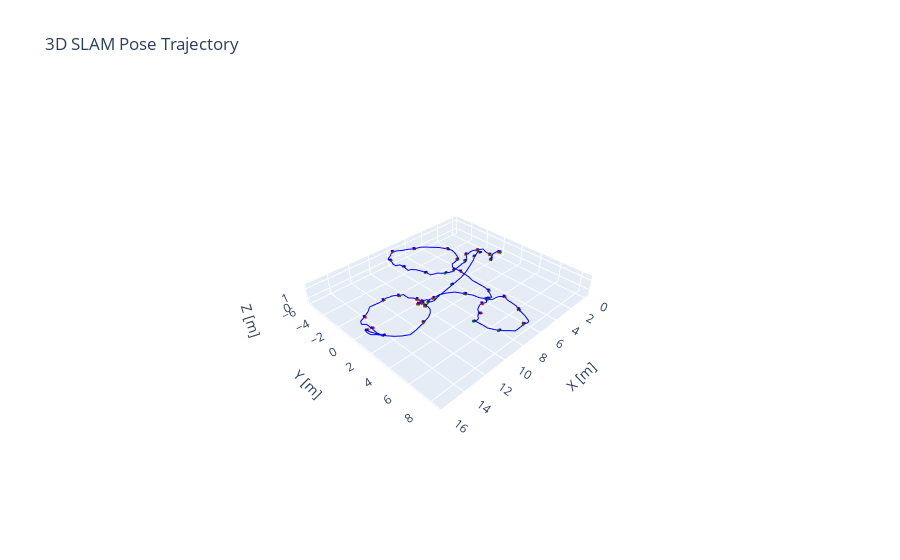

Here is the notebook cell this chart was saved with:
### Code cell
# import numpy as np
# import plotly.graph_objects as go
# from scipy.spatial.transform import Rotation as R

# # Load data from the text file
# file_path = "rtabmap_slam.txt"

# # Read data, skipping the first header row
# data = np.loadtxt(file_path, skiprows=1)

# # Extract positions and quaternions
# positions = data[:, 1:4]  # x, y, z
# quaternions = data[:, 4:8]  # qx, qy, qz, qw

# Create a 3D scatter plot for the trajectory
fig = go.Figure(data=[go.Scatter3d(
    x=positions[:, 0],
    y=positions[:, 1],
    z=positions[:, 2],
    mode='lines',
    line=dict(color='blue', width=2),
    name='Trajectory',
    showlegend=False
)])

# Function to plot coordinate frames
def plot_coordinate_frame(fig, position, quaternion, scale=0.2):
    # Convert quaternion (qx, qy, qz, qw) to rotation matrix
    rotation = R.from_quat(quaternion).as_matrix()
    
    # Define origin
    origin = position
    
    # Define axes in local frame
    axes = np.eye(3) * scale
    
    # Transform axes to global frame
    transformed_axes = rotation @ axes
    
    # Define colors for x, y, z axes
    colors = ['red', 'green', 'blue']
    
    for i in range(3):
        fig.add_trace(go.Scatter3d(
            x=[origin[0], origin[0] + transformed_axes[0, i]],
            y=[origin[1], origin[1] + transformed_axes[1, i]],
            z=[origin[2], origin[2] + transformed_axes[2, i]],
            mode='lines',
            line=dict(color=colors[i], width=5),
            name=f'{colors[i]} axis',
            showlegend=False
        ))

# Plot coordinate frames at selected intervals
for i in range(0, len(positions), 5):  # Adjust step size for clarity
    plot_coordinate_frame(fig, positions[i], quaternions[i])

# Compute the range for each axis
x_range = positions[:, 0].max() - positions[:, 0].min()
y_range = positions[:, 1].max() - positions[:, 1].min()
z_range = positions[:, 2].max() - positions[:, 2].min()

# Determine the maximum range
max_range = max(x_range, y_range, z_range)

# Set the aspect ratio based on the maximum range
aspect_ratio = dict(x=x_range / max_range, y=y_range / max_range, z=z_range / max_range)

# Update layout to set equal aspect ratio
fig.update_layout(
    scene=dict(
        aspectmode='manual',
        aspectratio=aspect_ratio,
        xaxis=dict(title='X [m]'),
        yaxis=dict(title='Y [m]'),
        zaxis=dict(title='Z [m]')
    ),
    title='3D SLAM Pose Trajectory',
    legend=dict(x=0, y=1)
)

# Show the plot
fig.show()

### Figure 1 — Plotly figure (JSON) as saved in the notebook; plotly's stock layout.template omitted (floating-point values rounded to 4 significant figures; data arrays with more than 128 entries replaced by an {"elided": "..."} marker saying what was removed)
{"data": [{"line": {"color": "blue", "width": 2}, "mode": "lines", "name": "Trajectory", "showlegend": false, "type": "scatter3d", "x": {"elided": "223 float values"}, "y": {"elided": "223 float values"}, "z": {"elided": "223 float values"}}, {"line": {"color": "red", "width": 5}, "mode": "lines", "name": "red axis", "showlegend": false, "type": "scatter3d", "x": [0, 0.1983], "y": [0, -0.001047], "z": [0, 0.02618]}, {"line": {"color": "green", "width": 5}, "mode": "lines", "name": "green axis", "showlegend": false, "type": "scatter3d", "x": [0, -0.0006242], "y": [0, 0.1996], "z": [0, 0.01271]}, {"line": {"color": "blue", "width": 5}, "mode": "lines", "name": "blue axis", "showlegend": false, "type": "scatter3d", "x": [0, -0.02619], "y": [0, -0.01268], "z": [0, 0.1979]}, {"line": {"color": "red", "width": 5}, "mode": "lines", "name": "red axis", "showlegend": false, "type": "scatter3d", "x": [0.02119, 0.2193], "y": [-0.1206, -0.1179], "z": [-0.0136, 0.01338]}, {"line": {"color": "green", "width": 5}, "mode": "lines", "name": "green axis", "showlegend": false, "type": "scatter3d", "x": [0.02119, 0.01685], "y": [-0.1206, 0.07897], "z": [-0.0136, -0.001385]}, {"line": {"color": "blue", "width": 5}, "mode": "lines", "name": "blue axis", "showlegend": false, "type": "scatter3d", "x": [0.02119, -0.005562], "y": [-0.1206, -0.1333], "z": [-0.0136, 0.1842]}, {"line": {"color": "red", "width": 5}, "mode": "lines", "name": "red axis", "showlegend": false, "type": "scatter3d", "x": [1.207, 1.406], "y": [-0.03911, -0.03196], "z": [-0.3037, -0.2852]}, {"line": {"color": "green", "width": 5}, "mode": "lines", "name": "green axis", "showlegend": false, "type": "scatter3d", "x": [1.207, 1.199], "y": [-0.03911, 0.1607], "z": [-0.3037, -0.3015]}, {"line": {"color": "blue", "width": 5}, "mode": "lines", "name": "blue axis", "showlegend": false, "type": "scatter3d", "x": [1.207, 1.188], "y": [-0.03911, -0.04193], "z": [-0.3037, -0.1045]}, {"line": {"color": "red", "width": 5}, "mode": "lines", "name": "red axis", "showlegend": false, "type": "scatter3d", "x": [1.325, 1.523], "y": [-0.06832, -0.07274], "z": [0.3216, 0.3509]}, {"line": {"color": "green", "width": 5}, "mode": "lines", "name": "green axis", "showlegend": false, "type": "scatter3d", "x": [1.325, 1.327], "y": [-0.06832, 0.1311], "z": [0.3216, 0.3362]}, {"line": {"color": "blue", "width": 5}, "mode": "lines", "name": "blue axis", "showlegend": false, "type": "scatter3d", "x": [1.325, 1.296], "y": [-0.06832, -0.08242], "z": [0.3216, 0.5189]}, {"line": {"color": "red", "width": 5}, "mode": "lines", "name": "red axis", "showlegend": false, "type": "scatter3d", "x": [1.873, 2.062], "y": [-1.039, -1.101], "z": [0.6299, 0.6491]}, {"line": {"color": "green", "width": 5}, "mode": "lines", "name": "green axis", "showlegend": false, "type": "scatter3d", "x": [1.873, 1.935], "y": [-1.039, -0.8486], "z": [0.6299, 0.6379]}, {"line": {"color": "blue", "width": 5}, "mode": "lines", "name": "blue axis", "showlegend": false, "type": "scatter3d", "x": [1.873, 1.852], "y": [-1.039, -1.04], "z": [0.6299, 0.8288]}, {"line": {"color": "red", "width": 5}, "mode": "lines", "name": "red axis", "showlegend": false, "type": "scatter3d", "x": [3.019, 3.206], "y": [-1.338, -1.404], "z": [0.5474, 0.5751]}, {"line": {"color": "green", "width": 5}, "mode": "lines", "name": "green axis", "showlegend": false, "type": "scatter3d", "x": [3.019, 3.085], "y": [-1.338, -1.149], "z": [0.5474, 0.558]}, {"line": {"color": "blue", "width": 5}, "mode": "lines", "name": "blue axis", "showlegend": false, "type": "scatter3d", "x": [3.019, 2.99], "y": [-1.338, -1.339], "z": [0.5474, 0.7452]}, {"line": {"color": "red", "width": 5}, "mode": "lines", "name": "red axis", "showlegend": false, "type": "scatter3d", "x": [3.807, 3.917], "y": [-0.6724, -0.8373], "z": [0.5146, 0.5397]}, {"line": {"color": "green", "width": 5}, "mode": "lines", "name": "green axis", "showlegend": false, "type": "scatter3d", "x": [3.807, 3.973], "y": [-0.6724, -0.5612], "z": [0.5146, 0.5145]}, {"line": {"color": "blue", "width": 5}, "mode": "lines", "name": "blue axis", "showlegend": false, "type": "scatter3d", "x": [3.807, 3.793], "y": [-0.6724, -0.6515], "z": [0.5146, 0.713]}, {"line": {"color": "red", "width": 5}, "mode": "lines", "name": "red axis", "showlegend": false, "type": "scatter3d", "x": [5.541, 5.581], "y": [-0.3136, -0.5079], "z": [0.5278, 0.5541]}, {"line": {"color": "green", "width": 5}, "mode": "lines", "name": "green axis", "showlegend": false, "type": "scatter3d", "x": [5.541, 5.737], "y": [-0.3136, -0.2738], "z": [0.5278, 0.5278]}, {"line": {"color": "blue", "width": 5}, "mode": "lines", "name": "blue axis", "showlegend": false, "type": "scatter3d", "x": [5.541, 5.536], "y": [-0.3136, -0.2878], "z": [0.5278, 0.726]}, {"line": {"color": "red", "width": 5}, "mode": "lines", "name": "red axis", "showlegend": false, "type": "scatter3d", "x": [6.372, 6.275], "y": [-0.4467, -0.6206], "z": [0.5452, 0.5663]}, {"line": {"color": "green", "width": 5}, "mode": "lines", "name": "green axis", "showlegend": false, "type": "scatter3d", "x": [6.372, 6.547], "y": [-0.4467, -0.5434], "z": [0.5452, 0.5479]}, {"line": {"color": "blue", "width": 5}, "mode": "lines", "name": "blue axis", "showlegend": false, "type": "scatter3d", "x": [6.372, 6.379], "y": [-0.4467, -0.4269], "z": [0.5452, 0.7441]}, {"line": {"color": "red", "width": 5}, "mode": "lines", "name": "red axis", "showlegend": false, "type": "scatter3d", "x": [7.85, 7.667], "y": [-1.253, -1.332], "z": [0.9211, 0.9412]}, {"line": {"color": "green", "width": 5}, "mode": "lines", "name": "green axis", "showlegend": false, "type": "scatter3d", "x": [7.85, 7.929], "y": [-1.253, -1.437], "z": [0.9211, 0.9189]}, {"line": {"color": "blue", "width": 5}, "mode": "lines", "name": "blue axis", "showlegend": false, "type": "scatter3d", "x": [7.85, 7.869], "y": [-1.253, -1.247], "z": [0.9211, 1.12]}, {"line": {"color": "red", "width": 5}, "mode": "lines", "name": "red axis", "showlegend": false, "type": "scatter3d", "x": [8.676, 8.478], "y": [-3.06, -3.07], "z": [1.057, 1.079]}, {"line": {"color": "green", "width": 5}, "mode": "lines", "name": "green axis", "showlegend": false, "type": "scatter3d", "x": [8.676, 8.686], "y": [-3.06, -3.26], "z": [1.057, 1.054]}, {"line": {"color": "blue", "width": 5}, "mode": "lines", "name": "blue axis", "showlegend": false, "type": "scatter3d", "x": [8.676, 8.698], "y": [-3.06, -3.063], "z": [1.057, 1.256]}, {"line": {"color": "red", "width": 5}, "mode": "lines", "name": "red axis", "showlegend": false, "type": "scatter3d", "x": [8.96, 8.769], "y": [-4.487, -4.434], "z": [1.198, 1.22]}, {"line": {"color": "green", "width": 5}, "mode": "lines", "name": "green axis", "showlegend": false, "type": "scatter3d", "x": [8.96, 8.906], "y": [-4.487, -4.68], "z": [1.198, 1.199]}, {"line": {"color": "blue", "width": 5}, "mode": "lines", "name": "blue axis", "showlegend": false, "type": "scatter3d", "x": [8.96, 8.981], "y": [-4.487, -4.492], "z": [1.198, 1.397]}, {"line": {"color": "red", "width": 5}, "mode": "lines", "name": "red axis", "showlegend": false, "type": "scatter3d", "x": [7.836, 7.865], "y": [-5.609, -5.413], "z": [1.08, 1.105]}, {"line": {"color": "green", "width": 5}, "mode": "lines", "name": "green axis", "showlegend": false, "type": "scatter3d", "x": [7.836, 7.639], "y": [-5.609, -5.579], "z": [1.08, 1.074]}, {"line": {"color": "blue", "width": 5}, "mode": "lines", "name": "blue axis", "showlegend": false, "type": "scatter3d", "x": [7.836, 7.827], "y": [-5.609, -5.633], "z": [1.08, 1.278]}, {"line": {"color": "red", "width": 5}, "mode": "lines", "name": "red axis", "showlegend": false, "type": "scatter3d", "x": [5.747, 5.849], "y": [-5.194, -5.025], "z": [0.6401, 0.6704]}, {"line": {"color": "green", "width": 5}, "mode": "lines", "name": "green axis", "showlegend": false, "type": "scatter3d", "x": [5.747, 5.576], "y": [-5.194, -5.091], "z": [0.6401, 0.6325]}, {"line": {"color": "blue", "width": 5}, "mode": "lines", "name": "blue axis", "showlegend": false, "type": "scatter3d", "x": [5.747, 5.725], "y": [-5.194, -5.216], "z": [0.6401, 0.8377]}, {"line": {"color": "red", "width": 5}, "mode": "lines", "name": "red axis", "showlegend": false, "type": "scatter3d", "x": [3.761, 3.943], "y": [-2.921, -2.843], "z": [0.7611, 0.791]}, {"line": {"color": "green", "width": 5}, "mode": "lines", "name": "green axis", "showlegend": false, "type": "scatter3d", "x": [3.761, 3.683], "y": [-2.921, -2.737], "z": [0.7611, 0.7627]}, {"line": {"color": "blue", "width": 5}, "mode": "lines", "name": "blue axis", "showlegend": false, "type": "scatter3d", "x": [3.761, 3.734], "y": [-2.921, -2.934], "z": [0.7611, 0.9589]}, {"line": {"color": "red", "width": 5}, "mode": "lines", "name": "red axis", "showlegend": false, "type": "scatter3d", "x": [4.185, 4.369], "y": [-1.253, -1.328], "z": [0.5762, 0.5966]}, {"line": {"color": "green", "width": 5}, "mode": "lines", "name": "green axis", "showlegend": false, "type": "scatter3d", "x": [4.185, 4.259], "y": [-1.253, -1.068], "z": [0.5762, 0.5864]}, {"line": {"color": "blue", "width": 5}, "mode": "lines", "name": "blue axis", "showlegend": false, "type": "scatter3d", "x": [4.185, 4.162], "y": [-1.253, -1.255], "z": [0.5762, 0.7749]}, {"line": {"color": "red", "width": 5}, "mode": "lines", "name": "red axis", "showlegend": false, "type": "scatter3d", "x": [5.491, 5.512], "y": [0.337, 0.5343], "z": [0.6628, 0.6886]}, {"line": {"color": "green", "width": 5}, "mode": "lines", "name": "green axis", "showlegend": false, "type": "scatter3d", "x": [5.491, 5.293], "y": [0.337, 0.3576], "z": [0.6628, 0.6608]}, {"line": {"color": "blue", "width": 5}, "mode": "lines", "name": "blue axis", "showlegend": false, "type": "scatter3d", "x": [5.491, 5.487], "y": [0.337, 0.3115], "z": [0.6628, 0.8611]}, {"line": {"color": "red", "width": 5}, "mode": "lines", "name": "red axis", "showlegend": false, "type": "scatter3d", "x": [5.921, 6.008], "y": [3.742, 3.921], "z": [0.6498, 0.674]}, {"line": {"color": "green", "width": 5}, "mode": "lines", "name": "green axis", "showlegend": false, "type": "scatter3d", "x": [5.921, 5.741], "y": [3.742, 3.83], "z": [0.6498, 0.6513]}, {"line": {"color": "blue", "width": 5}, "mode": "lines", "name": "blue axis", "showlegend": false, "type": "scatter3d", "x": [5.921, 5.912], "y": [3.742, 3.72], "z": [0.6498, 0.8484]}, {"line": {"color": "red", "width": 5}, "mode": "lines", "name": "red axis", "showlegend": false, "type": "scatter3d", "x": [6.732, 6.84], "y": [4.454, 4.619], "z": [0.6446, 0.677]}, {"line": {"color": "green", "width": 5}, "mode": "lines", "name": "green axis", "showlegend": false, "type": "scatter3d", "x": [6.732, 6.565], "y": [4.454, 4.565], "z": [0.6446, 0.6375]}, {"line": {"color": "blue", "width": 5}, "mode": "lines", "name": "blue axis", "showlegend": false, "type": "scatter3d", "x": [6.732, 6.708], "y": [4.454, 4.431], "z": [0.6446, 0.8418]}, {"line": {"color": "red", "width": 5}, "mode": "lines", "name": "red axis", "showlegend": false, "type": "scatter3d", "x": [5.617, 5.766], "y": [5.073, 5.205], "z": [0.5858, 0.6082]}, {"line": {"color": "green", "width": 5}, "mode": "lines", "name": "green axis", "showlegend": false, "type": "scatter3d", "x": [5.617, 5.484], "y": [5.073, 5.222], "z": [0.5858, 0.5896]}, {"line": {"color": "blue", "width": 5}, "mode": "lines", "name": "blue axis", "showlegend": false, "type": "scatter3d", "x": [5.617, 5.603], "y": [5.073, 5.055], "z": [0.5858, 0.7845]}, {"line": {"color": "red", "width": 5}, "mode": "lines", "name": "red axis", "showlegend": false, "type": "scatter3d", "x": [6.006, 6.2], "y": [6.827, 6.79], "z": [0.5186, 0.551]}, {"line": {"color": "green", "width": 5}, "mode": "lines", "name": "green axis", "showlegend": false, "type": "scatter3d", "x": [6.006, 6.044], "y": [6.827, 7.023], "z": [0.5186, 0.5165]}, {"line": {"color": "blue", "width": 5}, "mode": "lines", "name": "blue axis", "showlegend": false, "type": "scatter3d", "x": [6.006, 5.974], "y": [6.827, 6.835], "z": [0.5186, 0.716]}, {"line": {"color": "red", "width": 5}, "mode": "lines", "name": "red axis", "showlegend": false, "type": "scatter3d", "x": [7.474, 7.471], "y": [8.415, 8.217], "z": [0.9539, 0.9791]}, {"line": {"color": "green", "width": 5}, "mode": "lines", "name": "green axis", "showlegend": false, "type": "scatter3d", "x": [7.474, 7.674], "y": [8.415, 8.411], "z": [0.9539, 0.9556]}, {"line": {"color": "blue", "width": 5}, "mode": "lines", "name": "blue axis", "showlegend": false, "type": "scatter3d", "x": [7.474, 7.473], "y": [8.415, 8.44], "z": [0.9539, 1.152]}, {"line": {"color": "red", "width": 5}, "mode": "lines", "name": "red axis", "showlegend": false, "type": "scatter3d", "x": [9.102, 8.963], "y": [7.595, 7.452], "z": [0.8222, 0.8417]}, {"line": {"color": "green", "width": 5}, "mode": "lines", "name": "green axis", "showlegend": false, "type": "scatter3d", "x": [9.102, 9.245], "y": [7.595, 7.456], "z": [0.8222, 0.8234]}, {"line": {"color": "blue", "width": 5}, "mode": "lines", "name": "blue axis", "showlegend": false, "type": "scatter3d", "x": [9.102, 9.115], "y": [7.595, 7.61], "z": [0.8222, 1.021]}, {"line": {"color": "red", "width": 5}, "mode": "lines", "name": "red axis", "showlegend": false, "type": "scatter3d", "x": [9.294, 9.123], "y": [5.445, 5.341], "z": [0.4661, 0.4779]}, {"line": {"color": "green", "width": 5}, "mode": "lines", "name": "green axis", "showlegend": false, "type": "scatter3d", "x": [9.294, 9.397], "y": [5.445, 5.274], "z": [0.4661, 0.4756]}, {"line": {"color": "blue", "width": 5}, "mode": "lines", "name": "blue axis", "showlegend": false, "type": "scatter3d", "x": [9.294, 9.299], "y": [5.445, 5.459], "z": [0.4661, 0.6656]}, {"line": {"color": "red", "width": 5}, "mode": "lines", "name": "red axis", "showlegend": false, "type": "scatter3d", "x": [8.254, 8.063], "y": [5.016, 5.071], "z": [0.3543, 0.3789]}, {"line": {"color": "green", "width": 5}, "mode": "lines", "name": "green axis", "showlegend": false, "type": "scatter3d", "x": [8.254, 8.198], "y": [5.016, 4.824], "z": [0.3543, 0.3533]}, {"line": {"color": "blue", "width": 5}, "mode": "lines", "name": "blue axis", "showlegend": false, "type": "scatter3d", "x": [8.254, 8.277], "y": [5.016, 5.008], "z": [0.3543, 0.5528]}, {"line": {"color": "red", "width": 5}, "mode": "lines", "name": "red axis", "showlegend": false, "type": "scatter3d", "x": [7.581, 7.583], "y": [4.564, 4.761], "z": [0.7165, 0.747]}, {"line": {"color": "green", "width": 5}, "mode": "lines", "name": "green axis", "showlegend": false, "type": "scatter3d", "x": [7.581, 7.381], "y": [4.564, 4.567], "z": [0.7165, 0.7114]}, {"line": {"color": "blue", "width": 5}, "mode": "lines", "name": "blue axis", "showlegend": false, "type": "scatter3d", "x": [7.581, 7.576], "y": [4.564, 4.533], "z": [0.7165, 0.914]}, {"line": {"color": "red", "width": 5}, "mode": "lines", "name": "red axis", "showlegend": false, "type": "scatter3d", "x": [6.882, 7.079], "y": [4.415, 4.44], "z": [0.6865, 0.7135]}, {"line": {"color": "green", "width": 5}, "mode": "lines", "name": "green axis", "showlegend": false, "type": "scatter3d", "x": [6.882, 6.856], "y": [4.415, 4.613], "z": [0.6865, 0.6935]}, {"line": {"color": "blue", "width": 5}, "mode": "lines", "name": "blue axis", "showlegend": false, "type": "scatter3d", "x": [6.882, 6.856], "y": [4.415, 4.405], "z": [0.6865, 0.8846]}, {"line": {"color": "red", "width": 5}, "mode": "lines", "name": "red axis", "showlegend": false, "type": "scatter3d", "x": [7.453, 7.566], "y": [2.784, 2.62], "z": [0.6304, 0.6515]}, {"line": {"color": "green", "width": 5}, "mode": "lines", "name": "green axis", "showlegend": false, "type": "scatter3d", "x": [7.453, 7.617], "y": [2.784, 2.898], "z": [0.6304, 0.6355]}, {"line": {"color": "blue", "width": 5}, "mode": "lines", "name": "blue axis", "showlegend": false, "type": "scatter3d", "x": [7.453, 7.437], "y": [2.784, 2.798], "z": [0.6304, 0.8292]}, {"line": {"color": "red", "width": 5}, "mode": "lines", "name": "red axis", "showlegend": false, "type": "scatter3d", "x": [9.542, 9.739], "y": [1.405, 1.399], "z": [0.588, 0.6251]}, {"line": {"color": "green", "width": 5}, "mode": "lines", "name": "green axis", "showlegend": false, "type": "scatter3d", "x": [9.542, 9.549], "y": [1.405, 1.605], "z": [0.588, 0.5881]}, {"line": {"color": "blue", "width": 5}, "mode": "lines", "name": "blue axis", "showlegend": false, "type": "scatter3d", "x": [9.542, 9.505], "y": [1.405, 1.407], "z": [0.588, 0.7846]}, {"line": {"color": "red", "width": 5}, "mode": "lines", "name": "red axis", "showlegend": false, "type": "scatter3d", "x": [10.42, 10.61], "y": [1.043, 1.002], "z": [0.5469, 0.5796]}, {"line": {"color": "green", "width": 5}, "mode": "lines", "name": "green axis", "showlegend": false, "type": "scatter3d", "x": [10.42, 10.46], "y": [1.043, 1.239], "z": [0.5469, 0.5434]}, {"line": {"color": "blue", "width": 5}, "mode": "lines", "name": "blue axis", "showlegend": false, "type": "scatter3d", "x": [10.42, 10.39], "y": [1.043, 1.054], "z": [0.5469, 0.7441]}, {"line": {"color": "red", "width": 5}, "mode": "lines", "name": "red axis", "showlegend": false, "type": "scatter3d", "x": [10.77, 10.96], "y": [1.021, 1.025], "z": [0.4821, 0.5128]}, {"line": {"color": "green", "width": 5}, "mode": "lines", "name": "green axis", "showlegend": false, "type": "scatter3d", "x": [10.77, 10.76], "y": [1.021, 1.221], "z": [0.4821, 0.4788]}, {"line": {"color": "blue", "width": 5}, "mode": "lines", "name": "blue axis", "showlegend": false, "type": "scatter3d", "x": [10.77, 10.74], "y": [1.021, 1.024], "z": [0.4821, 0.6797]}, {"line": {"color": "red", "width": 5}, "mode": "lines", "name": "red axis", "showlegend": false, "type": "scatter3d", "x": [10.59, 10.78], "y": [1.374, 1.335], "z": [0.6618, 0.6928]}, {"line": {"color": "green", "width": 5}, "mode": "lines", "name": "green axis", "showlegend": false, "type": "scatter3d", "x": [10.59, 10.63], "y": [1.374, 1.57], "z": [0.6618, 0.6625]}, {"line": {"color": "blue", "width": 5}, "mode": "lines", "name": "blue axis", "showlegend": false, "type": "scatter3d", "x": [10.59, 10.56], "y": [1.374, 1.379], "z": [0.6618, 0.8593]}, {"line": {"color": "red", "width": 5}, "mode": "lines", "name": "red axis", "showlegend": false, "type": "scatter3d", "x": [10.46, 10.66], "y": [0.5523, 0.579], "z": [0.5226, 0.5533]}, {"line": {"color": "green", "width": 5}, "mode": "lines", "name": "green axis", "showlegend": false, "type": "scatter3d", "x": [10.46, 10.43], "y": [0.5523, 0.7505], "z": [0.5226, 0.5237]}, {"line": {"color": "blue", "width": 5}, "mode": "lines", "name": "blue axis", "showlegend": false, "type": "scatter3d", "x": [10.46, 10.43], "y": [0.5523, 0.5472], "z": [0.5226, 0.7203]}, {"line": {"color": "red", "width": 5}, "mode": "lines", "name": "red axis", "showlegend": false, "type": "scatter3d", "x": [11.23, 11.38], "y": [-0.713, -0.58], "z": [0.596, 0.6301]}, {"line": {"color": "green", "width": 5}, "mode": "lines", "name": "green axis", "showlegend": false, "type": "scatter3d", "x": [11.23, 11.1], "y": [-0.713, -0.5647], "z": [0.596, 0.5891]}, {"line": {"color": "blue", "width": 5}, "mode": "lines", "name": "blue axis", "showlegend": false, "type": "scatter3d", "x": [11.23, 11.2], "y": [-0.713, -0.7308], "z": [0.596, 0.793]}, {"line": {"color": "red", "width": 5}, "mode": "lines", "name": "red axis", "showlegend": false, "type": "scatter3d", "x": [12.39, 12.42], "y": [-1.147, -0.951], "z": [0.5362, 0.5635]}, {"line": {"color": "green", "width": 5}, "mode": "lines", "name": "green axis", "showlegend": false, "type": "scatter3d", "x": [12.39, 12.19], "y": [-1.147, -1.116], "z": [0.5362, 0.5314]}, {"line": {"color": "blue", "width": 5}, "mode": "lines", "name": "blue axis", "showlegend": false, "type": "scatter3d", "x": [12.39, 12.38], "y": [-1.147, -1.173], "z": [0.5362, 0.7342]}, {"line": {"color": "red", "width": 5}, "mode": "lines", "name": "red axis", "showlegend": false, "type": "scatter3d", "x": [14.62, 14.55], "y": [-0.4835, -0.2985], "z": [0.5371, 0.5634]}, {"line": {"color": "green", "width": 5}, "mode": "lines", "name": "green axis", "showlegend": false, "type": "scatter3d", "x": [14.62, 14.43], "y": [-0.4835, -0.5554], "z": [0.5371, 0.5371]}, {"line": {"color": "blue", "width": 5}, "mode": "lines", "name": "blue axis", "showlegend": false, "type": "scatter3d", "x": [14.62, 14.63], "y": [-0.4835, -0.5081], "z": [0.5371, 0.7354]}, {"line": {"color": "red", "width": 5}, "mode": "lines", "name": "red axis", "showlegend": false, "type": "scatter3d", "x": [15.31, 15.11], "y": [1.404, 1.448], "z": [1.054, 1.078]}, {"line": {"color": "green", "width": 5}, "mode": "lines", "name": "green axis", "showlegend": false, "type": "scatter3d", "x": [15.31, 15.26], "y": [1.404, 1.209], "z": [1.054, 1.052]}, {"line": {"color": "blue", "width": 5}, "mode": "lines", "name": "blue axis", "showlegend": false, "type": "scatter3d", "x": [15.31, 15.33], "y": [1.404, 1.396], "z": [1.054, 1.252]}, {"line": {"color": "red", "width": 5}, "mode": "lines", "name": "red axis", "showlegend": false, "type": "scatter3d", "x": [15.48, 15.28], "y": [1.019, 1.002], "z": [0.7162, 0.7399]}, {"line": {"color": "green", "width": 5}, "mode": "lines", "name": "green axis", "showlegend": false, "type": "scatter3d", "x": [15.48, 15.5], "y": [1.019, 0.8201], "z": [0.7162, 0.7141]}, {"line": {"color": "blue", "width": 5}, "mode": "lines", "name": "blue axis", "showlegend": false, "type": "scatter3d", "x": [15.48, 15.51], "y": [1.019, 1.019], "z": [0.7162, 0.9148]}, {"line": {"color": "red", "width": 5}, "mode": "lines", "name": "red axis", "showlegend": false, "type": "scatter3d", "x": [14.96, 14.8], "y": [2.286, 2.168], "z": [0.71, 0.7348]}, {"line": {"color": "green", "width": 5}, "mode": "lines", "name": "green axis", "showlegend": false, "type": "scatter3d", "x": [14.96, 15.08], "y": [2.286, 2.126], "z": [0.71, 0.7186]}, {"line": {"color": "blue", "width": 5}, "mode": "lines", "name": "blue axis", "showlegend": false, "type": "scatter3d", "x": [14.96, 14.98], "y": [2.286, 2.307], "z": [0.71, 0.9083]}, {"line": {"color": "red", "width": 5}, "mode": "lines", "name": "red axis", "showlegend": false, "type": "scatter3d", "x": [11.99, 12.04], "y": [3.033, 2.84], "z": [0.585, 0.6104]}, {"line": {"color": "green", "width": 5}, "mode": "lines", "name": "green axis", "showlegend": false, "type": "scatter3d", "x": [11.99, 12.18], "y": [3.033, 3.083], "z": [0.585, 0.5919]}, {"line": {"color": "blue", "width": 5}, "mode": "lines", "name": "blue axis", "showlegend": false, "type": "scatter3d", "x": [11.99, 11.98], "y": [3.033, 3.056], "z": [0.585, 0.7833]}, {"line": {"color": "red", "width": 5}, "mode": "lines", "name": "red axis", "showlegend": false, "type": "scatter3d", "x": [10.58, 10.77], "y": [1.67, 1.596], "z": [0.5356, 0.5669]}, {"line": {"color": "green", "width": 5}, "mode": "lines", "name": "green axis", "showlegend": false, "type": "scatter3d", "x": [10.58, 10.66], "y": [1.67, 1.856], "z": [0.5356, 0.5432]}, {"line": {"color": "blue", "width": 5}, "mode": "lines", "name": "blue axis", "showlegend": false, "type": "scatter3d", "x": [10.58, 10.55], "y": [1.67, 1.674], "z": [0.5356, 0.733]}, {"line": {"color": "red", "width": 5}, "mode": "lines", "name": "red axis", "showlegend": false, "type": "scatter3d", "x": [10.15, 10.14], "y": [1.536, 1.338], "z": [0.592, 0.6148]}, {"line": {"color": "green", "width": 5}, "mode": "lines", "name": "green axis", "showlegend": false, "type": "scatter3d", "x": [10.15, 10.35], "y": [1.536, 1.524], "z": [0.592, 0.5988]}, {"line": {"color": "blue", "width": 5}, "mode": "lines", "name": "blue axis", "showlegend": false, "type": "scatter3d", "x": [10.15, 10.14], "y": [1.536, 1.559], "z": [0.592, 0.7906]}, {"line": {"color": "red", "width": 5}, "mode": "lines", "name": "red axis", "showlegend": false, "type": "scatter3d", "x": [7.151, 6.977], "y": [1.1, 1.002], "z": [0.5314, 0.5465]}, {"line": {"color": "green", "width": 5}, "mode": "lines", "name": "green axis", "showlegend": false, "type": "scatter3d", "x": [7.151, 7.25], "y": [1.1, 0.9261], "z": [0.5314, 0.5391]}, {"line": {"color": "blue", "width": 5}, "mode": "lines", "name": "blue axis", "showlegend": false, "type": "scatter3d", "x": [7.151, 7.161], "y": [1.1, 1.114], "z": [0.5314, 0.7307]}, {"line": {"color": "red", "width": 5}, "mode": "lines", "name": "red axis", "showlegend": false, "type": "scatter3d", "x": [2.567, 2.39], "y": [-0.7349, -0.8261], "z": [0.398, 0.4164]}, {"line": {"color": "green", "width": 5}, "mode": "lines", "name": "green axis", "showlegend": false, "type": "scatter3d", "x": [2.567, 2.659], "y": [-0.7349, -0.9124], "z": [0.398, 0.4022]}, {"line": {"color": "blue", "width": 5}, "mode": "lines", "name": "blue axis", "showlegend": false, "type": "scatter3d", "x": [2.567, 2.581], "y": [-0.7349, -0.7227], "z": [0.398, 0.5971]}, {"line": {"color": "red", "width": 5}, "mode": "lines", "name": "red axis", "showlegend": false, "type": "scatter3d", "x": [0.9556, 0.7723], "y": [-1.462, -1.539], "z": [-0.2794, -0.2578]}, {"line": {"color": "green", "width": 5}, "mode": "lines", "name": "green axis", "showlegend": false, "type": "scatter3d", "x": [0.9556, 1.033], "y": [-1.462, -1.646], "z": [-0.2794, -0.2777]}, {"line": {"color": "blue", "width": 5}, "mode": "lines", "name": "blue axis", "showlegend": false, "type": "scatter3d", "x": [0.9556, 0.9748], "y": [-1.462, -1.452], "z": [-0.2794, -0.0806]}], "layout": {"legend": {"x": 0, "y": 1}, "scene": {"aspectmode": "manual", "aspectratio": {"x": 1, "y": 0.8972, "z": 0.1101}, "xaxis": {"title": {"text": "X [m]"}}, "yaxis": {"title": {"text": "Y [m]"}}, "zaxis": {"title": {"text": "Z [m]"}}}, "title": {"text": "3D SLAM Pose Trajectory"}}}
